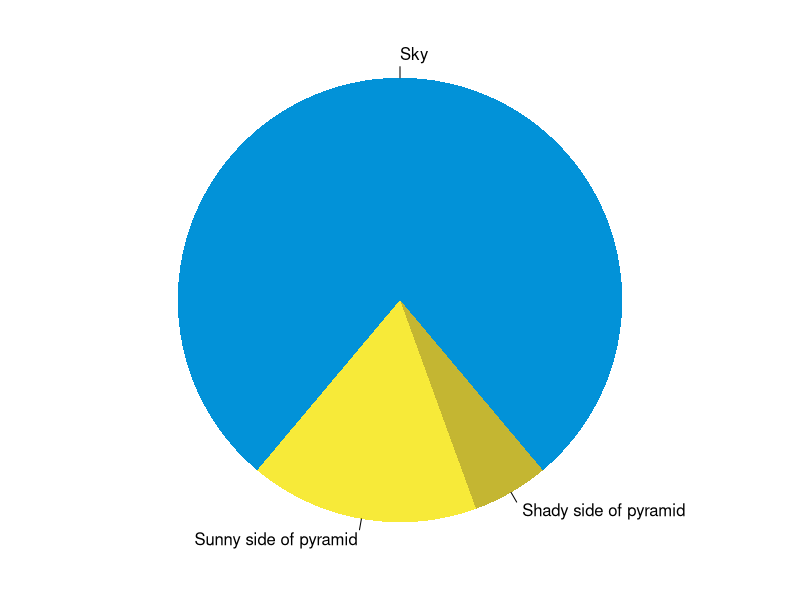
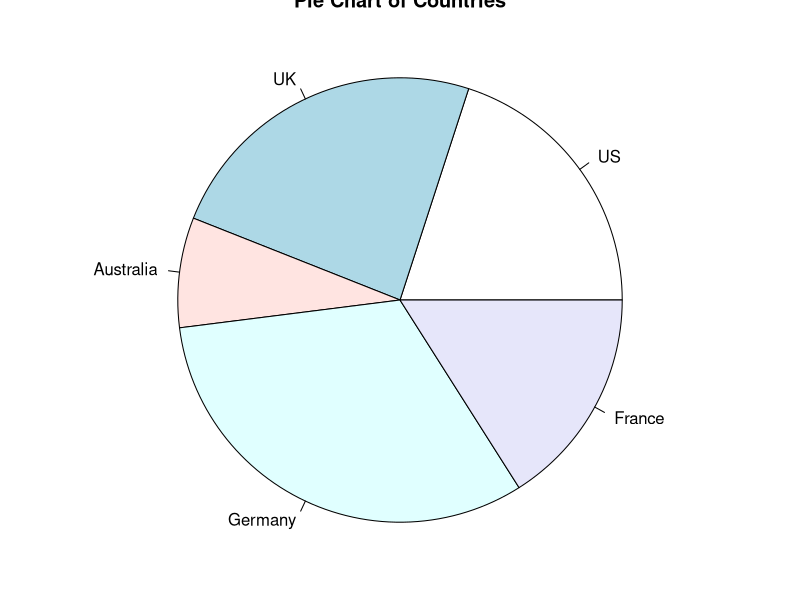

Here is the R script that generated these plots, in order:
## ---- chunk 1
knitr::opts_chunk$set(collapse = TRUE)
## ---- chunk 2
par(mar = c(0, 1, 0, 1))
pie(
  c(280, 60, 20),
  c('Sky', 'Sunny side of pyramid', 'Shady side of pyramid'),
  col = c('#0292D8', '#F7EA39', '#C4B632'),
  init.angle = -50, border = NA
)



## ---- chunk 3

# Simple Pie Chart
slices <- c(10, 12,4, 16, 8)
lbls <- c("US", "UK", "Australia", "Germany", "France")
pie(slices, labels = lbls, main="Pie Chart of Countries")

